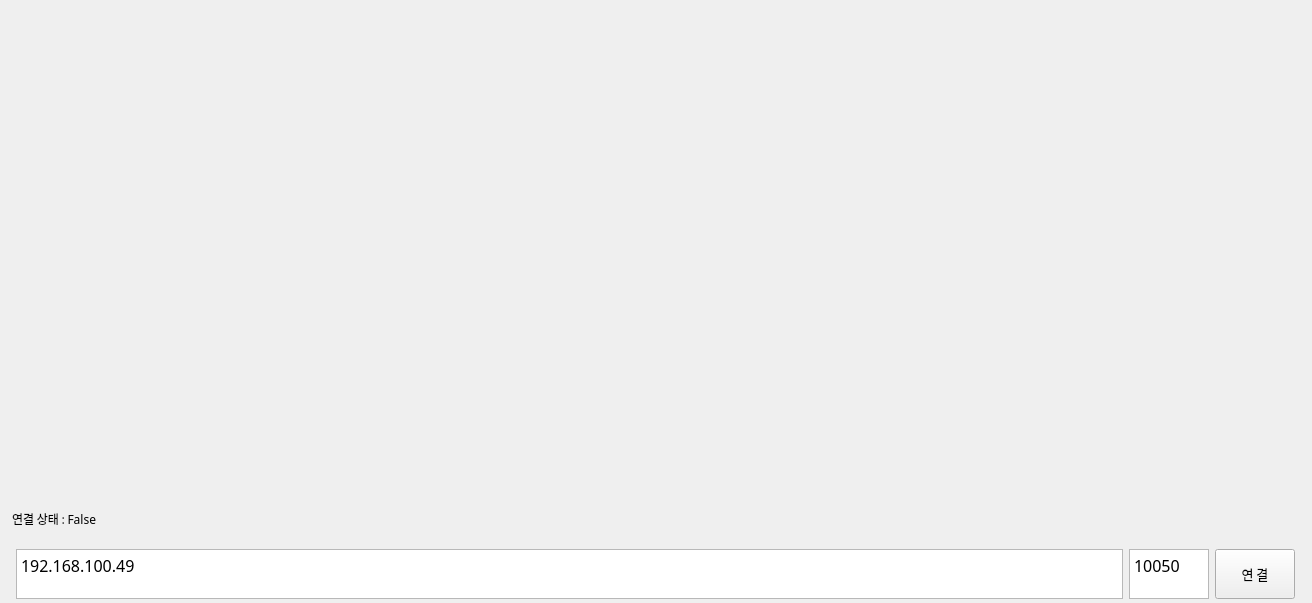
<?xml version="1.0" encoding="UTF-8"?>
<ui version="4.0">
 <class>Form</class>
 <widget class="QWidget" name="Form">
  <property name="geometry">
   <rect>
    <x>0</x>
    <y>0</y>
    <width>1312</width>
    <height>603</height>
   </rect>
  </property>
  <property name="sizePolicy">
   <sizepolicy hsizetype="Maximum" vsizetype="Maximum">
    <horstretch>0</horstretch>
    <verstretch>0</verstretch>
   </sizepolicy>
  </property>
  <property name="maximumSize">
   <size>
    <width>1920</width>
    <height>1080</height>
   </size>
  </property>
  <property name="baseSize">
   <size>
    <width>640</width>
    <height>480</height>
   </size>
  </property>
  <property name="windowTitle">
   <string>Form</string>
  </property>
  <widget class="QWidget" name="gridLayoutWidget">
   <property name="geometry">
    <rect>
     <x>11</x>
     <y>0</y>
     <width>1289</width>
     <height>608</height>
    </rect>
   </property>
   <layout class="QGridLayout" name="gridLayout">
    <item row="1" column="1">
     <widget class="QLabel" name="CameraFrame_2">
      <property name="sizePolicy">
       <sizepolicy hsizetype="Minimum" vsizetype="Minimum">
        <horstretch>0</horstretch>
        <verstretch>0</verstretch>
       </sizepolicy>
      </property>
      <property name="minimumSize">
       <size>
        <width>640</width>
        <height>480</height>
       </size>
      </property>
      <property name="maximumSize">
       <size>
        <width>640</width>
        <height>480</height>
       </size>
      </property>
      <property name="text">
       <string/>
      </property>
     </widget>
    </item>
    <item row="2" column="0" colspan="2">
     <widget class="QLabel" name="ConnectState">
      <property name="sizePolicy">
       <sizepolicy hsizetype="Preferred" vsizetype="Maximum">
        <horstretch>0</horstretch>
        <verstretch>0</verstretch>
       </sizepolicy>
      </property>
      <property name="maximumSize">
       <size>
        <width>16777215</width>
        <height>30</height>
       </size>
      </property>
      <property name="font">
       <font>
        <family>HY견고딕</family>
       </font>
      </property>
      <property name="text">
       <string>연결 상태 : False</string>
      </property>
      <property name="margin">
       <number>4</number>
      </property>
     </widget>
    </item>
    <item row="1" column="0">
     <widget class="QLabel" name="CameraFrame">
      <property name="sizePolicy">
       <sizepolicy hsizetype="Minimum" vsizetype="Minimum">
        <horstretch>0</horstretch>
        <verstretch>0</verstretch>
       </sizepolicy>
      </property>
      <property name="minimumSize">
       <size>
        <width>640</width>
        <height>480</height>
       </size>
      </property>
      <property name="maximumSize">
       <size>
        <width>640</width>
        <height>480</height>
       </size>
      </property>
      <property name="text">
       <string/>
      </property>
     </widget>
    </item>
    <item row="3" column="0" colspan="2">
     <layout class="QHBoxLayout" name="horizontalLayout">
      <property name="leftMargin">
       <number>4</number>
      </property>
      <property name="rightMargin">
       <number>4</number>
      </property>
      <item>
       <widget class="QTextEdit" name="textEdit">
        <property name="sizePolicy">
         <sizepolicy hsizetype="Expanding" vsizetype="Maximum">
          <horstretch>100</horstretch>
          <verstretch>0</verstretch>
         </sizepolicy>
        </property>
        <property name="maximumSize">
         <size>
          <width>16777215</width>
          <height>50</height>
         </size>
        </property>
        <property name="font">
         <font>
          <family>HY견고딕</family>
          <pointsize>10</pointsize>
         </font>
        </property>
        <property name="toolTip">
         <string/>
        </property>
        <property name="html">
         <string>&lt;!DOCTYPE HTML PUBLIC &quot;-//W3C//DTD HTML 4.0//EN&quot; &quot;http://www.w3.org/TR/REC-html40/strict.dtd&quot;&gt;
&lt;html&gt;&lt;head&gt;&lt;meta name=&quot;qrichtext&quot; content=&quot;1&quot; /&gt;&lt;style type=&quot;text/css&quot;&gt;
p, li { white-space: pre-wrap; }
&lt;/style&gt;&lt;/head&gt;&lt;body style=&quot; font-family:'HY견고딕'; font-size:10pt; font-weight:400; font-style:normal;&quot;&gt;
&lt;p style=&quot; margin-top:0px; margin-bottom:0px; margin-left:0px; margin-right:0px; -qt-block-indent:0; text-indent:0px;&quot;&gt;&lt;span style=&quot; font-size:12pt;&quot;&gt;192.168.100.49&lt;/span&gt;&lt;/p&gt;&lt;/body&gt;&lt;/html&gt;</string>
        </property>
       </widget>
      </item>
      <item>
       <widget class="QTextEdit" name="textEdit_2">
        <property name="sizePolicy">
         <sizepolicy hsizetype="Expanding" vsizetype="Maximum">
          <horstretch>100</horstretch>
          <verstretch>0</verstretch>
         </sizepolicy>
        </property>
        <property name="maximumSize">
         <size>
          <width>80</width>
          <height>50</height>
         </size>
        </property>
        <property name="font">
         <font>
          <family>HY견고딕</family>
          <pointsize>10</pointsize>
         </font>
        </property>
        <property name="toolTip">
         <string/>
        </property>
        <property name="html">
         <string>&lt;!DOCTYPE HTML PUBLIC &quot;-//W3C//DTD HTML 4.0//EN&quot; &quot;http://www.w3.org/TR/REC-html40/strict.dtd&quot;&gt;
&lt;html&gt;&lt;head&gt;&lt;meta name=&quot;qrichtext&quot; content=&quot;1&quot; /&gt;&lt;style type=&quot;text/css&quot;&gt;
p, li { white-space: pre-wrap; }
&lt;/style&gt;&lt;/head&gt;&lt;body style=&quot; font-family:'HY견고딕'; font-size:10pt; font-weight:400; font-style:normal;&quot;&gt;
&lt;p style=&quot; margin-top:0px; margin-bottom:0px; margin-left:0px; margin-right:0px; -qt-block-indent:0; text-indent:0px;&quot;&gt;&lt;span style=&quot; font-size:12pt;&quot;&gt;10050&lt;/span&gt;&lt;/p&gt;&lt;/body&gt;&lt;/html&gt;</string>
        </property>
       </widget>
      </item>
      <item>
       <widget class="QPushButton" name="pushButton">
        <property name="sizePolicy">
         <sizepolicy hsizetype="Expanding" vsizetype="Maximum">
          <horstretch>0</horstretch>
          <verstretch>0</verstretch>
         </sizepolicy>
        </property>
        <property name="maximumSize">
         <size>
          <width>16777215</width>
          <height>50</height>
         </size>
        </property>
        <property name="font">
         <font>
          <family>HY견고딕</family>
          <pointsize>10</pointsize>
         </font>
        </property>
        <property name="text">
         <string>연 결</string>
        </property>
       </widget>
      </item>
     </layout>
    </item>
   </layout>
  </widget>
 </widget>
 <resources/>
 <connections>
  <connection>
   <sender>pushButton</sender>
   <signal>clicked()</signal>
   <receiver>Form</receiver>
   <slot>clickedBtn()</slot>
   <hints>
    <hint type="sourcelabel">
     <x>596</x>
     <y>572</y>
    </hint>
    <hint type="destinationlabel">
     <x>602</x>
     <y>607</y>
    </hint>
   </hints>
  </connection>
 </connections>
 <slots>
  <slot>clickedBtn()</slot>
 </slots>
</ui>
